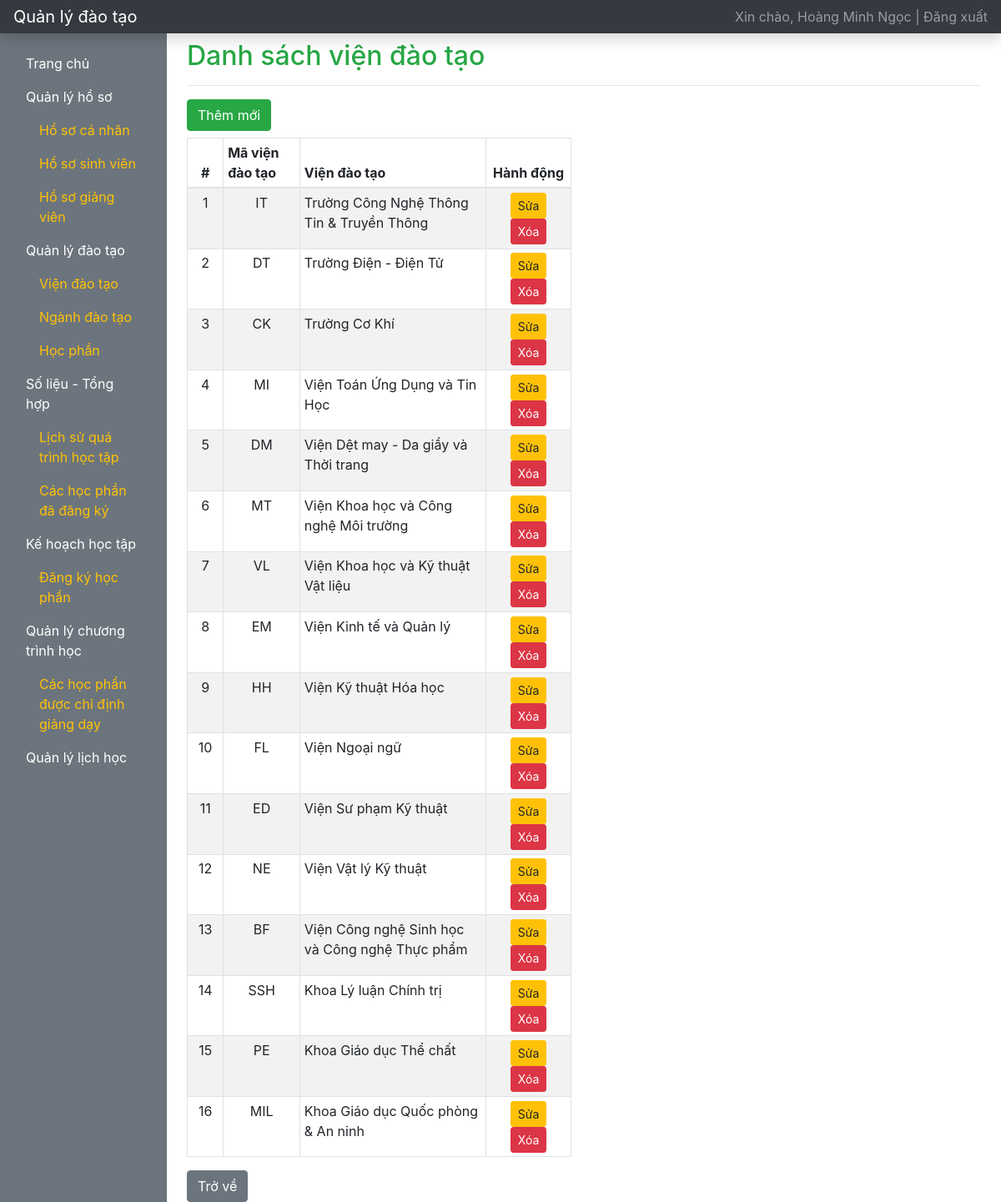
The page /index.php?r=ds-vien-dao-tao (signed in) on the database its author committed.
### tables this page shows
CREATE TABLE `user` (
  `id` int(11) NOT NULL,
  `username` varchar(64) NOT NULL,
  `password` varchar(128) NOT NULL,
  `user_type` varchar(32) NOT NULL,
  `user_code` varchar(32) DEFAULT NULL,
  `fullname` varchar(128) NOT NULL,
  `dob` date NOT NULL,
  `phone_number` varchar(15) DEFAULT NULL,
  `email` varchar(64) DEFAULT NULL,
  `address` varchar(512) DEFAULT NULL,
  `status` varchar(32) NOT NULL DEFAULT 'active'
);

CREATE TABLE `training_institute` (
  `id` int(11) NOT NULL,
  `training_institute_code` varchar(32) NOT NULL,
  `training_institute_name` varchar(128) NOT NULL
);

### WEB/function.php (called while the page is built, shortened)
<?php
    function getInfoLoginFromSession()
    {
        $key = 'user_login';
        if (isset($_SESSION[$key])) {
            $data = $_SESSION[$key];
            return $data;
        }
        return array();
    }
    function checkUserTypeIsAdmin()
    {
        $info_user = getInfoLoginFromSession();
        if (empty($info_user) == false) {
            $user_type = $info_user['user_type'];
            if ($user_type == 'admin') {
                return true;
            }
        }
        return false;
    }
    function getFullnameUserLogin()
    {
        $info_user = getInfoLoginFromSession();
        if (empty($info_user) == false) {
            $fullname = $info_user['fullname'];
            return $fullname;
        }
        return '';
    }
?>

### WEB/database.php (called while the page is built, shortened)
<?php
    function getOne($instance_db, $sql)
    {
        $stmt = $instance_db->prepare($sql);
        $stmt->setFetchMode(PDO::FETCH_ASSOC);
        $stmt->execute();
        return $stmt->fetch();
    }
    function getAll($instance_db, $sql)
    {
        $stmt = $instance_db->prepare($sql);
        $stmt->setFetchMode(PDO::FETCH_ASSOC);
        $stmt->execute();
        $data = array();
        while ($row = $stmt->fetch()) {
            $data[] = $row;
        }
        return $data;
    }
    function getInfoLogin($instance_db, $username, $password)
    {
        $sql = "SELECT * FROM USER WHERE USERNAME = '{$username}' AND PASSWORD = '{$password}'";
        return getOne($instance_db, $sql);
    }
?>

### WEB/ds-vien-dao-tao.php (the view)
<?php
    $sql = "SELECT * FROM TRAINING_INSTITUTE";
    $training_institute = getAll($connect, $sql);
?>
<h2 class=" mt-2 text-success">Danh sách viện đào tạo</h2>
<hr>
<a href="" class="btn btn-success">Thêm mới</a>
<div class="container-fluid">
    <div class="row">
        <div class="col-sm-6 pl-0">
            <div class="table-responsive mt-2">
                <table class="table table-striped table-sm table-bordered table-hover">
                    <thead>
                    <tr>
                        <th class="text-center" style="width: 1%;">#</th>
                        <th style="width: 3%;">Mã viện đào tạo</th>
                        <th style="width: 10%;">Viện đào tạo</th>
                        <th class="text-center" style="width: 3%;">Hành động</th>
                    </tr>
                    </thead>
                    <tbody>
                    <?php
                    foreach ($training_institute as $item) {
                        ?>
                        <tr>
                            <td class="text-center"><?= $item['id']?></td>
                            <td class="text-center"><?= $item['training_institute_code']?></td>
                            <td><?= $item['training_institute_name']?></td>
                            <td class="text-center">
                                <a href="" class="btn btn-sm btn-warning">Sửa</a>
                                <a href="" class="btn btn-sm btn-danger">Xóa</a>
                            </td>
                        </tr>
                    <?php }?>
                    </tbody>
                </table>
            </div>
        </div>
    </div>
</div>
<a href="?r=trang-chu" class="btn btn-secondary">Trở về</a>

### WEB/index.php (shortened to what this page needs)
<!doctype html>
<html lang="en">
<head>
    <?php
    require "layouts/link.php";
    ?>
</head>
<body>
    <?php
        require "database.php";
        require "function.php";
        $connect = connectDatabase($host, $username_database, $password_database, $db_name);
        $info_user = getInfoLoginFromSession();
        $username_login = $info_user['username'];
        $password_login = $info_user['password'];
        $info_user_new = getInfoLogin($connect, $username_login, $password_login);
    ?>
    <?php
    require "layouts/topbar.php";
    ?>
    <div class="container-fluid">
        <div class="row">
            <?php
            require "layouts/sidebar.php";
            ?>
            <main role="main" class="col-md-9 ml-sm-auto col-lg-10 px-md-4">
                <?php
                    $check_is_admin = checkUserTypeIsAdmin();
                    $r = isset($_GET['r']) == true ? $_GET['r'] : '';
                    switch($r) {
                        case 'ds-vien-dao-tao':
                            if ($check_is_admin == true) {
                                require "ds-vien-dao-tao.php";
                            } else {
                                require "khong-duoc-truy-cap.php";
                            }
                            break;
                    }
                ?>
            </main>
        </div>
    </div>
</body>
</html>

### WEB/layouts/link.php (shortened to what this page needs)
<link href="css/bootstrap.min.css" rel="stylesheet">
<link href="css/dashboard.css" rel="stylesheet">

### WEB/layouts/topbar.php
<nav class="navbar navbar-dark sticky-top bg-dark flex-md-nowrap p-0 shadow">
    <a class="navbar-brand col-md-3 col-lg-2 mr-0 px-3" href="?r=trang-chu">Quản lý đào tạo</a>
    <ul class="navbar-nav px-3">
        <li class="nav-item text-nowrap">
            <a class="nav-link" href="dang-xuat.php">Xin chào, <?= getFullnameUserLogin()?> | Đăng xuất</a>
        </li>
    </ul>
</nav>

### WEB/layouts/sidebar.php (shortened to what this page needs)
<nav id="sidebarMenu" class="col-md-3 col-lg-2 d-md-block bg-secondary sidebar collapse">
    <div class="sidebar-sticky pt-3">
        <ul class="nav flex-column">
            <li class="nav-item">
                <a class="nav-link text-white" href="index.php">
                    Trang chủ <span class="sr-only"></span>
                </a>
            </li>
            <li class="nav-item">
                <a class="nav-link text-white" href="#">
                    Quản lý hồ sơ<span class="sr-only"></span>
                </a>
            </li>
            <li class="nav-item">
                <a class="nav-link ml-3 text-warning" href="?r=ho-so-ca-nhan">
                    Hồ sơ cá nhân<span class="sr-only"></span>
                </a>
            </li>
            <li class="nav-item">
                <a class="nav-link ml-3 text-warning" href="?r=ho-so-sinh-vien">
                    Hồ sơ sinh viên<span class="sr-only"></span>
                </a>
            </li>
            <li class="nav-item">
                <a class="nav-link ml-3 text-warning" href="?r=ho-so-giang-vien">
                    Hồ sơ giảng viên<span class="sr-only"></span>
                </a>
            </li>
            <li class="nav-item">
                <a class="nav-link text-white" href="#">
                    Quản lý đào tạo<span class="sr-only"></span>
                </a>
            </li>
            <li class="nav-item">
                <a class="nav-link ml-3 text-warning" href="?r=ds-vien-dao-tao">
                   Viện đào tạo<span class="sr-only"></span>
                </a>
            </li>
            <li class="nav-item">
                <a class="nav-link ml-3 text-warning" href="?r=ds-nganh-dao-tao">
                    Ngành đào tạo<span class="sr-only"></span>
                </a>
            </li>
            <li class="nav-item">
                <a class="nav-link ml-3 text-warning" href="?r=ds-hoc-phan">
                    Học phần<span class="sr-only"></span>
                </a>
            </li>
            <li class="nav-item">
                <a class="nav-link text-white" href="#">
                    Số liệu - Tổng hợp<span class="sr-only"></span>
                </a>
            </li>
            <li class="nav-item">
                <a class="nav-link ml-3 text-warning" href="?r=lich-su-qua-trinh-hoc-tap">
                    Lịch sử quá trình học tập<span class="sr-only"></span>
                </a>
            </li>
            <li class="nav-item">
                <a class="nav-link ml-3 text-warning" href="?r=hoc-phan-da-dang-ky">
                   Các học phần đã đăng ký<span class="sr-only"></span>
                </a>
            </li>
            <li class="nav-item">
                <a class="nav-link text-white" href="#">
                    Kế hoạch học tập<span class="sr-only"></span>
                </a>
            </li>
            <li class="nav-item">
                <a class="nav-link ml-3 text-warning" href="?r=danh-sach-hoc-phan">
                    Đăng ký học phần<span class="sr-only"></span>
                </a>
            </li>
            <li class="nav-item">
                <a class="nav-link text-white" href="#">
                    Quản lý chương trình học<span class="sr-only"></span>
                </a>
            </li>
            <li class="nav-item">
                <a class="nav-link ml-3 text-warning" href="?r=hoc-phan-chi-dinh-giang-day">
                    Các học phần được chỉ định giảng dạy<span class="sr-only"></span>
                </a>
            </li>
            <li class="nav-item">
                <a class="nav-link text-white" href="#">
                    Quản lý lịch học<span class="sr-only"></span>
                </a>
            </li>
        </ul>
    </div>
</nav>

### rows shown on the page
user: fullname "Hoàng Minh Ngọc"
training_institute: id "1", training_institute_code "IT", training_institute_name "Trường Công Nghệ Thông Tin & Truyền Thông"
training_institute: id "2", training_institute_code "DT", training_institute_name "Trường Điện - Điện Tử"
training_institute: id "3", training_institute_code "CK", training_institute_name "Trường Cơ Khí"
training_institute: id "4", training_institute_code "MI", training_institute_name "Viện Toán Ứng Dụng và Tin Học"
training_institute: id "5", training_institute_code "DM", training_institute_name "Viện Dệt may - Da giầy và Thời trang"
training_institute: id "6", training_institute_code "MT", training_institute_name "Viện Khoa học và Công nghệ Môi trường"
training_institute: id "7", training_institute_code "VL", training_institute_name "Viện Khoa học và Kỹ thuật Vật liệu"
training_institute: id "8", training_institute_code "EM", training_institute_name "Viện Kinh tế và Quản lý"
training_institute: id "9", training_institute_code "HH", training_institute_name "Viện Kỹ thuật Hóa học"
training_institute: id "10", training_institute_code "FL", training_institute_name "Viện Ngoại ngữ"
training_institute: id "11", training_institute_code "ED", training_institute_name "Viện Sư phạm Kỹ thuật"
training_institute: id "12", training_institute_code "NE", training_institute_name "Viện Vật lý Kỹ thuật"
training_institute: id "13", training_institute_code "BF", training_institute_name "Viện Công nghệ Sinh học và Công nghệ Thực phẩm"
training_institute: id "14", training_institute_code "SSH", training_institute_name "Khoa Lý luận Chính trị"
training_institute: id "15", training_institute_code "PE", training_institute_name "Khoa Giáo dục Thể chất"
training_institute: id "16", training_institute_code "MIL", training_institute_name "Khoa Giáo dục Quốc phòng & An ninh"
